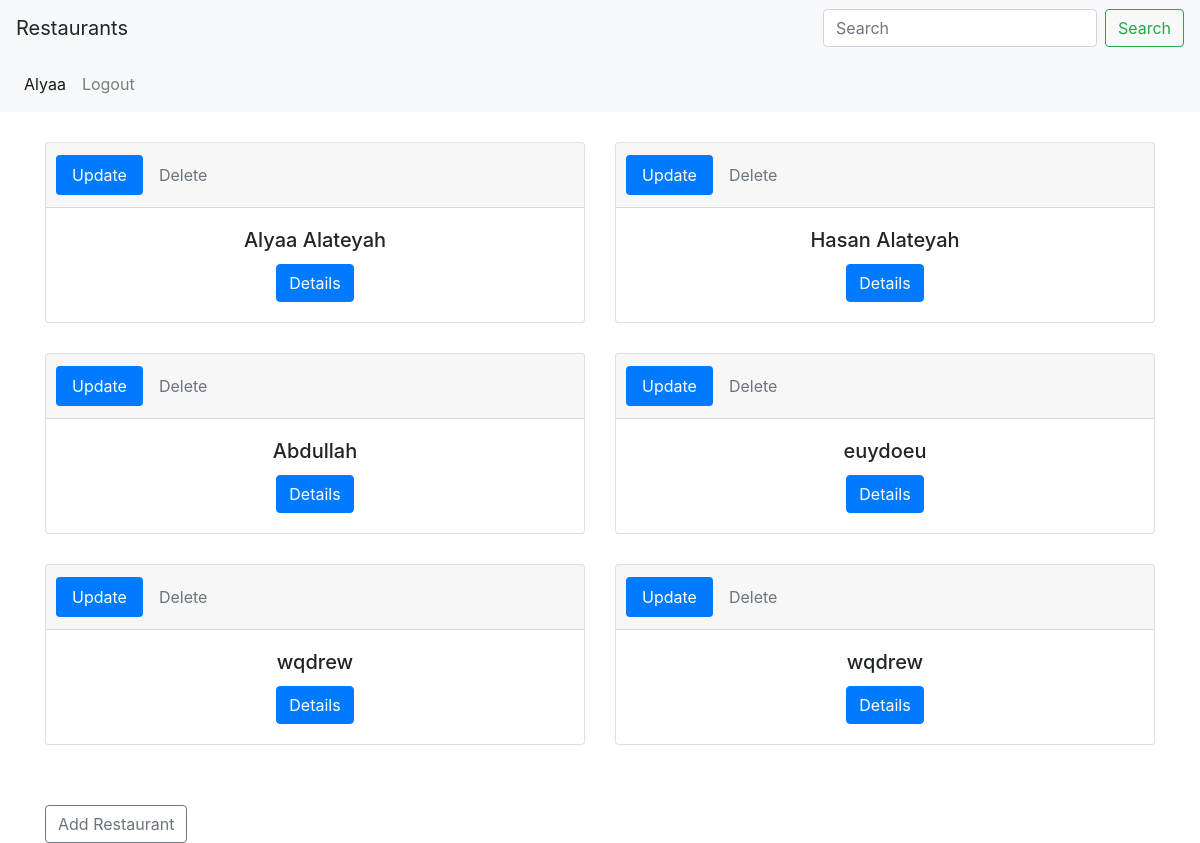
The app's page /restaurants/ (signed in), older data.
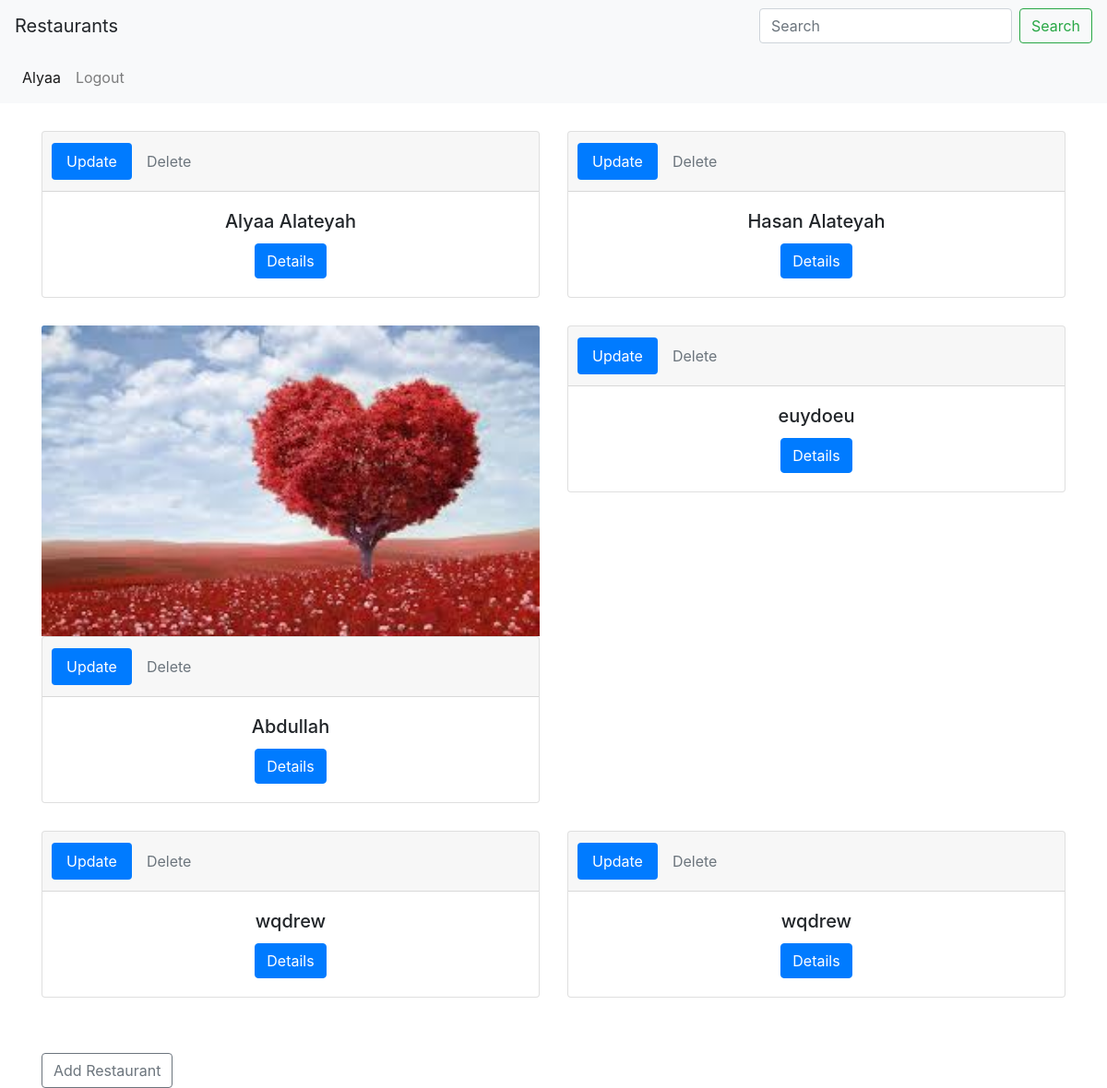
The same page, newer data.
### restaurants/models.py (models this page shows, shortened)
class Restaurant(models.Model):
	name = models.CharField(max_length=200)
	description = models.TextField(max_length=500)
	image = models.ImageField(null=True, blank=True)
	opening_time = models.TimeField()
	closing_time = models.TimeField()
	owner = models.ForeignKey(User, on_delete=models.CASCADE, null=True)

### restaurants/views.py (the view)
# urls.py: path('restaurants/', views.list, name="restaurant_list"),
def list(request):
	if request.user.is_anonymous:
		return redirect("login")
	context = {
		'restaurants': Restaurant.objects.all(),
	}
	return render (request, 'restaurant.html', context)

### restaurants/templates/restaurant.html
{% extends "base.html" %}
{% block details %}
		<div class="container">
			  <div class="row">
				{% for restaurant in restaurants %}
					<div class="col-md-6" style='margin-top:30px'>
					    {% if restaurant.image %}
					    	<img class="card-img-top" src="{{restaurant.image.url}}" alt="Card image cap">
					    {% endif %}
					    	<div class="card text-center">
							  <div class="card-header">
							    <ul class="nav nav-pills card-header-pills">
							      <li class="nav-item">
							        <a class="nav-link active" href="{% url 'update_form' restaurant_id=restaurant.id %}">Update</a>
							      </li>
							      <li class="nav-item">
							        <a class="nav-link disabled" href="{% url 'delete' restaurant_id=restaurant.id %}">Delete</a>
							      </li>
							    </ul>
							  </div>
							  <div class="card-body">
							    <h5 class="card-title">{{restaurant.name}}</h5>
							    <a href="{% url 'restaurant_detail' y=restaurant.id%}" class="btn btn-primary">Details</a>
							  </div>
							</div>
						</div>
					{% endfor %}
				  </div>
				  <div style='margin-top:60px' class="row">
				    <div class="col-sm">
						<a href="{% url 'restaurant_form'%}"><button type="button" class="btn btn-outline-secondary">Add Restaurant</button></a>
				    </div>
				  </div>
		</div>
{% endblock details %}

Row changes from the older to the newer data that the page shows:
changed Restaurant "Abdullah": image: picture added
